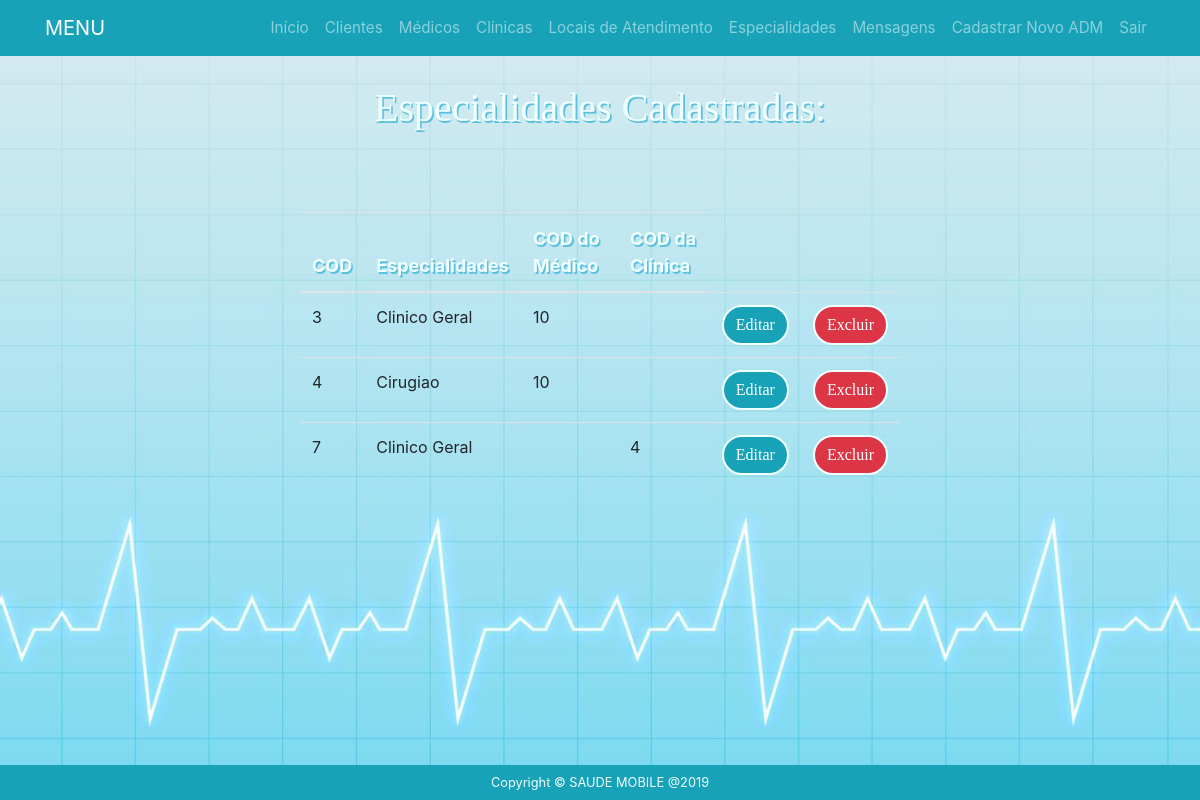
The app's page /adm/lista-especialidades.php with its own data.
### tables this page shows
CREATE TABLE `especialidades` (
  `codespecialidade` int(8) NOT NULL,
  `nomeespecialidade` varchar(50) NOT NULL,
  `codmedico` int(11) DEFAULT NULL,
  `codpj` int(11) DEFAULT NULL
);

### adm/especialidades.class.php (called while the page is built, shortened)
<?php
class especialidades{
     public function lista(){
        $pdo = Conexao::conexao();
        $sql  = "SELECT * FROM especialidades";
        $consulta = $pdo->query($sql);
        $dados = null;
        while ($linha = $consulta->fetch(PDO::FETCH_ASSOC)){
            $dados[] = array(
            "codespecialidade" => $linha['codespecialidade'],
            "nomeespecialidade" => $linha['nomeespecialidade'],
            "codmedico" => $linha['codmedico'],
            "codpj" => $linha['codpj']
            );
        }
        return $dados;
    }
}

### adm/lista-especialidades.php (the view, shortened to what this page needs)
<?php
    require "especialidades.class.php";
    $especialidades = new especialidades();
    $dados = $especialidades->lista();
?>
<?php include "header.php" ?>
<body>
	<div class="container-fluid listarespc">
		<div class="row">
			<div class="col-sm-3"></div>
			<div class="col-sm-6">
				<div class="content-box-large">
		  			<div class="panel-heading">
						<div class="panel-title">
				  			<h3>Especialidades Cadastradas:</h3><br><br>
						</div>
					</div>
		  			<div class="panel-body">
     				<?php if($dados==null){ ?>
            		<p>Nenhuma Especialidade Cadastrada</p>
        			<?php } else{ ?>
				  			 <div class="row">
		  						<div class="table-responsive">
		  							<table class="table table-hover">
				              			<thead>
				                			<tr>
				                  				<th>COD</th>
				                  				<th>Especialidades</th>
				                  				<th>COD do Médico</th>
								  				<th>COD da Clínica</th>
				                			</tr>
				              			</thead>
					<?php foreach($dados as $dado => $coluna){
						  	echo "<tr>";
							echo "<td>".$coluna['codespecialidade']."</td>";
							echo "<td>".$coluna['nomeespecialidade']."</td>";
							echo "<td>".$coluna['codmedico']."</td>";
							echo "<td>".$coluna['codpj']."</td>";
                            echo '<td><a href="editar-especialidade.php?codespecialidade='.$coluna['codespecialidade'].  "&nomeespecialidade=" . $coluna['nomeespecialidade'] .'"><input type="submit" class="btn btn-info editar"  value="Editar"/></td>
								  <td><a href="excluir-especialidade.php?codespecialidade='.$coluna['codespecialidade'].'"> <input type="submit" class="btn btn-danger" value="Excluir"/></a></td></td>';
							echo "</tr>";
						   }
					?>
				    <?php } ?>
				            	    </table>
		  						</div>
  							 </div>
					</div>
		  		</div>
			</div>
			<div class="col-sm-3"></div>
 		</div>
</body>
<?php include "../footer.php" ?>

### css/index.css (style rules this page uses)
.col-sm-8, .col-sm-6, .col-sm-3, .col-sm-2 { padding-top: 1.5vh; align-items: center; }
.container-fluid { padding-top: 12vh; width: 100vw; height: 100vh; background-image: url("../img/fundo.jpg"); background-size: 100% 100%; }
.container-fluid.listarespc { padding-top: 1vh; width: 100vw; height: 100vh; background-image: url("../img/fundo.jpg"); background-size: 100% 100%; }
.container-fluid h3 { padding-top: 8vh; padding-bottom: 3vh; text-align: center; font-size: 5vh; color: azure; text-shadow: 0.2vh 0.2vh #5bc0de; font-family: 'Crete Round', serif !important; }
.btn.btn-info { display: block; margin-left: auto; margin-right: auto; width: 50%; height: 100%; border: 0.3vh solid azure; border-radius: 5vh; font-size: 2.5vh; font-family: 'Crete Round', serif !important; }
.btn.btn-info.editar { display: block; margin-left: auto; margin-right: auto; width: 100%; height: 90%; border: 0.3vh solid azure; border-radius: 5vh; font-size: 2.0vh; font-family: 'Crete Round', serif !important; }
.btn.btn-danger { display: block; margin-left: auto; margin-right: auto; width: 100%; height: 90%; border: 0.3vh solid azure; border-radius: 5vh; font-size: 2.0vh; font-family: 'Crete Round', serif !important; }
a { font-size: 95%; }
th { color: azure; font-size: 2.25vh; text-shadow: 0.2vh 0.2vh #5bc0de; }

### records on screen
especialidades: codespecialidade "3", nomeespecialidade "Clinico Geral", codmedico "10"
especialidades: codespecialidade "4", nomeespecialidade "Cirugiao", codmedico "10"
especialidades: codespecialidade "7", nomeespecialidade "Clinico Geral", codpj "4"
